Frame 1 (no input): blank canvas, image omitted
Frame 60 (no input): blank canvas, image omitted
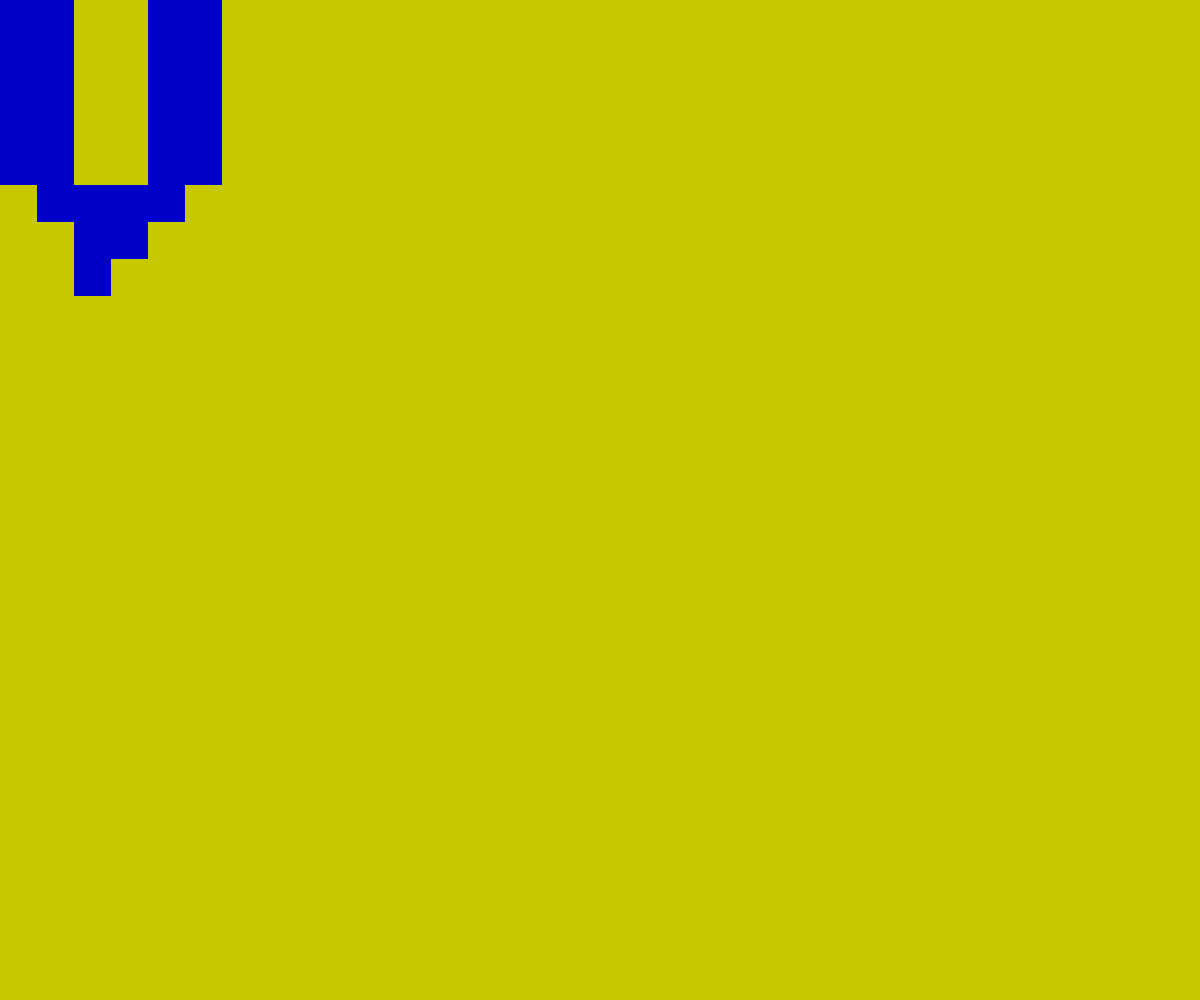
Frame 120 (the mouse pressed at the canvas centre since frame 60)

The p5.js sketch whose frames 1 and 60 were blank and that drew this single picture after the mouse press (run headless with seeded random() and noise() and a simulated clock; from frame 60 on, the mouse is pressed at the canvas centre):

// p5.js sketch
// ── sketch.js
// Full screen char drawing
// const a_string = '!"#$%&\'()*+,-./0123456789:;<=>?@ABCDEFGHIJKLMNOPQRSTUVWXYZ[\\]^_`abcdefghijklmnopqrstuvwxyz{|}~';
// const a_string = 'ABCDEFGHIJKLMNOPQRSTUVWXYZ[\\]^_`abcdefghijklmnopqrstuvwxyz{|}~';
const a_string = 'VOTEBLUE2020';
// const a_string = 'B';

const n_chars = 4;
const n_lines = 3;
let fore_color = [0, 0, 200];
// let back_color = 'white';
let back_color = [200, 200, 0];

let page_pause_frames = 30 * 2;

let draw_func;

function setup() {
  createCanvas(windowWidth, windowHeight);
  // frameRate(1);
  draw_init();
  draw_char_start();
  begin_page();
  // draw_func = draw_bit;
  page_pause_start();
  strokeWeight(0);
  page_pause_frames = 30 * 30
}

function draw() {
  draw_func();
}

function begin_page() {
  background(back_color);
  cursor_x = undefined;
}

const start_index = 0;
const end_index = a_string.length - 1;

let pix_len = 10;
let char_len = 8 * pix_len;
let string_index = start_index;

let x_pos = 0;
let y_pos = 0;

let a_char;
let a_bytes;
let bit_index;
let byte_index;
let a_x;
let a_y;
let a_byte;

let cursor_x;
let cursor_y;

function draw_init() {
  pix_len = floor(windowWidth / (n_chars * 8));
  // pix_len = 10;
  char_len = 8 * pix_len;
}

function draw_char_start() {
  a_char = a_string[string_index];
  a_bytes = font8x8_dict[a_char];
  // print('x_pos', x_pos, 'y_pos', y_pos, 'a_char', a_char);
  if (!a_bytes) {
    draw_next_char();
    return;
  }
  a_x = x_pos;
  a_y = y_pos;
  byte_index = 0;
  bit_index = 0;
  a_byte = a_bytes[byte_index];
}

function draw_bit() {
  remove_cursor();
  if (bit_index < 8) {
    if (a_byte & (1 << bit_index)) {
      fill_fore_color();
      rect(a_x, a_y, pix_len, pix_len);
      // circle(a_x, a_y, pix_len);
    } else {
      draw_cursor();
    }
    bit_index += 1;
    a_x += pix_len;
  } else {
    bit_index = 0;
    byte_index += 1;
    a_x = x_pos;
    a_y += pix_len;
    if (byte_index < 8) {
      a_byte = a_bytes[byte_index];
      draw_bit();
    } else {
      draw_next_char();
    }
  }
}

function fill_fore_color() {
  fill(fore_color);
}

function fill_back_color() {
  fill(back_color);
}

function remove_cursor() {
  // console.log('remove_cursor cursor_x', cursor_x, 'cursor_y', cursor_y);
  if (cursor_x == undefined) return;
  fill_back_color();
  rect(cursor_x, cursor_y, pix_len, pix_len);
  cursor_x = undefined;
}

function draw_cursor() {
  fill_fore_color();
  rect(a_x, a_y, pix_len, pix_len);
  cursor_x = a_x;
  cursor_y = a_y;
}

function draw_next_char() {
  string_index += 1;
  if (string_index > end_index) {
    string_index = start_index;
  }
  x_pos += char_len;
  if (x_pos + char_len > width) {
    x_pos = 0;
    y_pos += char_len;
    if (y_pos + char_len > height) {
      y_pos = 0;
      page_pause_start();
    }
  }
  draw_char_start();
}

let page_pause_count;

function page_pause_start() {
  page_pause_count = page_pause_frames;
  draw_func = page_pause;
}

function page_pause() {
  page_pause_count -= 1;
  if (page_pause_count < 0) {
    draw_func = draw_bit;
    begin_page();
  }
}

const font8x8_dict = {
  0: [62, 99, 115, 123, 111, 103, 62, 0],
  1: [12, 14, 12, 12, 12, 12, 63, 0],
  2: [30, 51, 48, 28, 6, 51, 63, 0],
  3: [30, 51, 48, 28, 48, 51, 30, 0],
  4: [56, 60, 54, 51, 127, 48, 120, 0],
  5: [63, 3, 31, 48, 48, 51, 30, 0],
  6: [28, 6, 3, 31, 51, 51, 30, 0],
  7: [63, 51, 48, 24, 12, 12, 12, 0],
  8: [30, 51, 51, 30, 51, 51, 30, 0],
  9: [30, 51, 51, 62, 48, 24, 14, 0],
  '!': [24, 60, 60, 24, 24, 0, 24, 0],
  '"': [54, 54, 0, 0, 0, 0, 0, 0],
  '#': [54, 54, 127, 54, 127, 54, 54, 0],
  $: [12, 62, 3, 30, 48, 31, 12, 0],
  '%': [0, 99, 51, 24, 12, 102, 99, 0],
  '&': [28, 54, 28, 110, 59, 51, 110, 0],
  "'": [6, 6, 3, 0, 0, 0, 0, 0],
  '(': [24, 12, 6, 6, 6, 12, 24, 0],
  ')': [6, 12, 24, 24, 24, 12, 6, 0],
  '*': [0, 102, 60, 255, 60, 102, 0, 0],
  '+': [0, 12, 12, 63, 12, 12, 0, 0],
  ',': [0, 0, 0, 0, 0, 12, 12, 6],
  '-': [0, 0, 0, 63, 0, 0, 0, 0],
  '.': [0, 0, 0, 0, 0, 12, 12, 0],
  '/': [96, 48, 24, 12, 6, 3, 1, 0],
  ':': [0, 12, 12, 0, 0, 12, 12, 0],
  ';': [0, 12, 12, 0, 0, 12, 12, 6],
  '<': [24, 12, 6, 3, 6, 12, 24, 0],
  '=': [0, 0, 63, 0, 0, 63, 0, 0],
  '>': [6, 12, 24, 48, 24, 12, 6, 0],
  '?': [30, 51, 48, 24, 12, 0, 12, 0],
  '@': [62, 99, 123, 123, 123, 3, 30, 0],
  A: [12, 30, 51, 51, 63, 51, 51, 0],
  B: [63, 102, 102, 62, 102, 102, 63, 0],
  C: [60, 102, 3, 3, 3, 102, 60, 0],
  D: [31, 54, 102, 102, 102, 54, 31, 0],
  E: [127, 70, 22, 30, 22, 70, 127, 0],
  F: [127, 70, 22, 30, 22, 6, 15, 0],
  G: [60, 102, 3, 3, 115, 102, 124, 0],
  H: [51, 51, 51, 63, 51, 51, 51, 0],
  I: [30, 12, 12, 12, 12, 12, 30, 0],
  J: [120, 48, 48, 48, 51, 51, 30, 0],
  K: [103, 102, 54, 30, 54, 102, 103, 0],
  L: [15, 6, 6, 6, 70, 102, 127, 0],
  M: [99, 119, 127, 127, 107, 99, 99, 0],
  N: [99, 103, 111, 123, 115, 99, 99, 0],
  O: [28, 54, 99, 99, 99, 54, 28, 0],
  P: [63, 102, 102, 62, 6, 6, 15, 0],
  Q: [30, 51, 51, 51, 59, 30, 56, 0],
  R: [63, 102, 102, 62, 54, 102, 103, 0],
  S: [30, 51, 7, 14, 56, 51, 30, 0],
  T: [63, 45, 12, 12, 12, 12, 30, 0],
  U: [51, 51, 51, 51, 51, 51, 63, 0],
  V: [51, 51, 51, 51, 51, 30, 12, 0],
  W: [99, 99, 99, 107, 127, 119, 99, 0],
  X: [99, 99, 54, 28, 28, 54, 99, 0],
  Y: [51, 51, 51, 30, 12, 12, 30, 0],
  Z: [127, 99, 49, 24, 76, 102, 127, 0],
  '[': [30, 6, 6, 6, 6, 6, 30, 0],
  '\\': [3, 6, 12, 24, 48, 96, 64, 0],
  ']': [30, 24, 24, 24, 24, 24, 30, 0],
  '^': [8, 28, 54, 99, 0, 0, 0, 0],
  _: [0, 0, 0, 0, 0, 0, 0, 255],
  '`': [12, 12, 24, 0, 0, 0, 0, 0],
  a: [0, 0, 30, 48, 62, 51, 110, 0],
  b: [7, 6, 6, 62, 102, 102, 59, 0],
  c: [0, 0, 30, 51, 3, 51, 30, 0],
  d: [56, 48, 48, 62, 51, 51, 110, 0],
  e: [0, 0, 30, 51, 63, 3, 30, 0],
  f: [28, 54, 6, 15, 6, 6, 15, 0],
  g: [0, 0, 110, 51, 51, 62, 48, 31],
  h: [7, 6, 54, 110, 102, 102, 103, 0],
  i: [12, 0, 14, 12, 12, 12, 30, 0],
  j: [48, 0, 48, 48, 48, 51, 51, 30],
  k: [7, 6, 102, 54, 30, 54, 103, 0],
  l: [14, 12, 12, 12, 12, 12, 30, 0],
  m: [0, 0, 51, 127, 127, 107, 99, 0],
  n: [0, 0, 31, 51, 51, 51, 51, 0],
  o: [0, 0, 30, 51, 51, 51, 30, 0],
  p: [0, 0, 59, 102, 102, 62, 6, 15],
  q: [0, 0, 110, 51, 51, 62, 48, 120],
  r: [0, 0, 59, 110, 102, 6, 15, 0],
  s: [0, 0, 62, 3, 30, 48, 31, 0],
  t: [8, 12, 62, 12, 12, 44, 24, 0],
  u: [0, 0, 51, 51, 51, 51, 110, 0],
  v: [0, 0, 51, 51, 51, 30, 12, 0],
  w: [0, 0, 99, 107, 127, 127, 54, 0],
  x: [0, 0, 99, 54, 28, 54, 99, 0],
  y: [0, 0, 51, 51, 51, 62, 48, 31],
  z: [0, 0, 63, 25, 12, 38, 63, 0],
  '{': [56, 12, 12, 7, 12, 12, 56, 0],
  '|': [24, 24, 24, 0, 24, 24, 24, 0],
  '}': [7, 12, 12, 56, 12, 12, 7, 0],
  '~': [110, 59, 0, 0, 0, 0, 0, 0],
};

// const font8x8 = [
